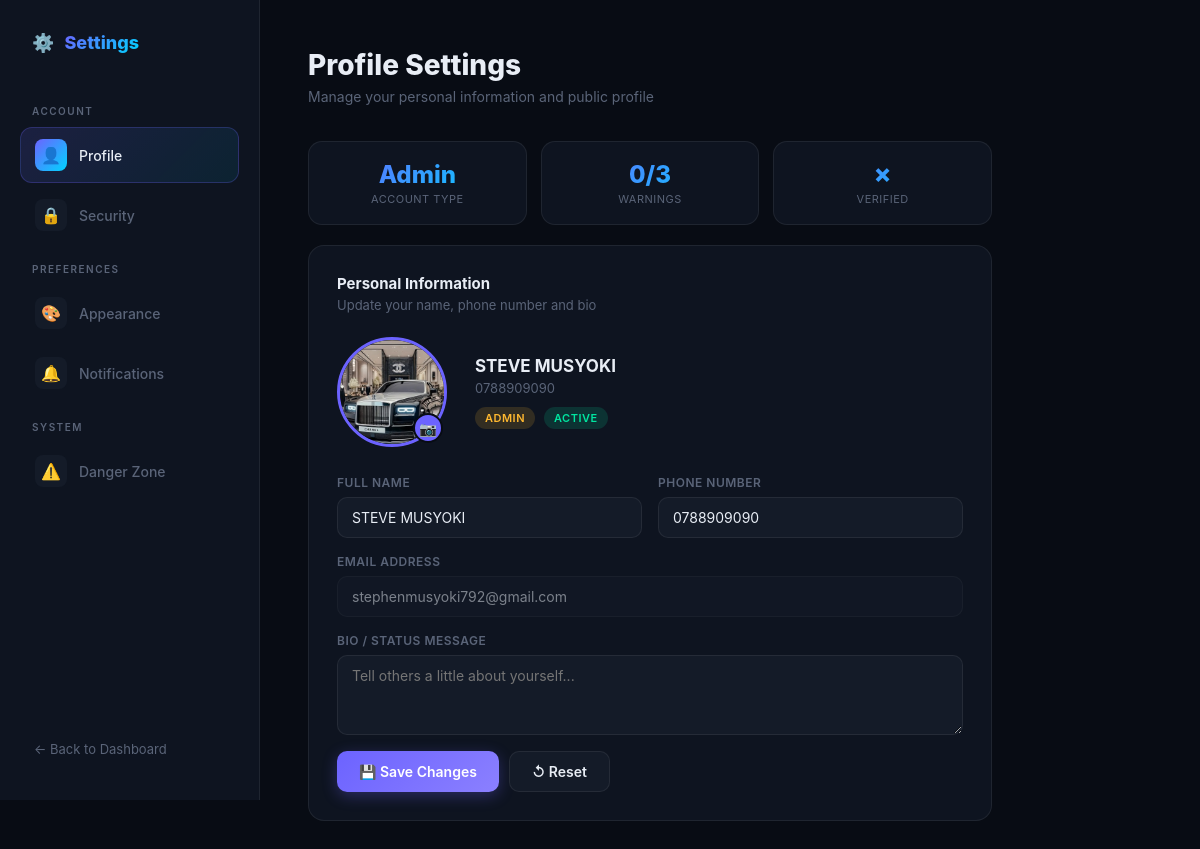
Page /settings.php (signed in) on the committed database.
### tables this page shows
CREATE TABLE `users` (
  `user_id` int(11) NOT NULL,
  `full_name` varchar(255) NOT NULL,
  `username` varchar(255) DEFAULT NULL,
  `name` varchar(100) NOT NULL,
  `email` varchar(100) NOT NULL,
  `phone` varchar(20) DEFAULT NULL,
  `password` varchar(255) NOT NULL,
  `otp_code` varchar(10) DEFAULT NULL,
  `role` varchar(10) DEFAULT 'user',
  `status` varchar(10) DEFAULT 'active',
  `warnings` int(11) DEFAULT 0,
  `status_message` text DEFAULT NULL,
  `profile_pic` varchar(255) DEFAULT 'default.png',
  `is_verified` int(11) DEFAULT 0,
  `is_active` int(11) DEFAULT 0,
  `language` varchar(10) DEFAULT 'en',
  `theme` varchar(10) DEFAULT 'auto'
);

### settings.php (the view, shortened to what this page needs)
<?php
include 'db.php';
$user_id = (int) $_SESSION['user_id'];
$user = $conn->query("SELECT * FROM users WHERE user_id=$user_id")->fetch_assoc();
?>
<!DOCTYPE html>
<html lang="en" data-theme="<?php echo htmlspecialchars($user['theme'] ?? 'dark'); ?>">
<head>
</head>
<body>
<nav class="settings-nav">
  <div class="nav-logo">⚙️ <span>Settings</span></div>
  <div class="nav-section-label">Account</div>
  <div class="nav-item active" onclick="switchPanel('profile', this)"><div class="icon">👤</div> Profile</div>
  <div class="nav-item" onclick="switchPanel('security', this)"><div class="icon">🔒</div> Security</div>
  <div class="nav-section-label">Preferences</div>
  <div class="nav-item" onclick="switchPanel('appearance', this)"><div class="icon">🎨</div> Appearance</div>
  <div class="nav-item" onclick="switchPanel('notifications', this)"><div class="icon">🔔</div> Notifications</div>
  <div class="nav-section-label">System</div>
  <div class="nav-item" onclick="switchPanel('danger', this)"><div class="icon">⚠️</div> Danger Zone</div>
  <a href="dashboard.php" class="nav-back">← Back to Dashboard</a>
</nav>
<main class="main">
  <div class="panel active" id="panel-profile">
    <div class="page-header">
      <h1>Profile Settings</h1>
      <p>Manage your personal information and public profile</p>
    </div>
    <div class="stats-row">
      <div class="stat-card"><div class="stat-val"><?php echo ucfirst($user['role']); ?></div><div class="stat-label">Account Type</div></div>
      <div class="stat-card"><div class="stat-val"><?php echo $user['warnings']; ?>/3</div><div class="stat-label">Warnings</div></div>
      <div class="stat-card"><div class="stat-val"><?php echo $user['is_verified'] ? '✓' : '✗'; ?></div><div class="stat-label">Verified</div></div>
    </div>
    <div class="card">
      <div class="card-title">Personal Information</div>
      <div class="card-desc">Update your name, phone number and bio</div>
      <div class="avatar-section">
        <div class="avatar-wrap" onclick="document.getElementById('avatarInput').click()">
          <img id="avatarPreview" src="uploads/<?php echo htmlspecialchars($user['profile_pic'] ?: 'default.png'); ?>" alt="Avatar">
          <div class="avatar-badge">📷</div>
        </div>
        <div class="avatar-info">
          <h3 id="displayName"><?php echo htmlspecialchars($user['full_name'] ?: $user['name']); ?></h3>
          <p id="displayPhone"><?php echo htmlspecialchars($user['phone'] ?? 'No phone set'); ?></p>
          <span class="info-badge <?php echo $user['role']==='admin'?'badge-admin':'badge-user'; ?>"><?php echo strtoupper($user['role']); ?></span>
          &nbsp;<span class="info-badge badge-active"><?php echo strtoupper($user['status']); ?></span>
        </div>
      </div>
      <div class="form-row">
        <div class="form-group">
          <label>Full Name</label>
          <input type="text" id="fullName" value="<?php echo htmlspecialchars($user['full_name'] ?: $user['name']); ?>" placeholder="Your full name">
        </div>
        <div class="form-group">
          <label>Phone Number</label>
          <input type="tel" id="phone" value="<?php echo htmlspecialchars($user['phone'] ?? ''); ?>" placeholder="+254 700 000 000">
        </div>
      </div>
      <div class="form-group">
        <label>Email Address</label>
        <input type="email" value="<?php echo htmlspecialchars($user['email']); ?>" disabled style="opacity:0.5;cursor:not-allowed;">
      </div>
      <div class="form-group">
        <label>Bio / Status Message</label>
        <textarea id="bio" placeholder="Tell others a little about yourself..."><?php echo htmlspecialchars($user['status_message'] ?? ''); ?></textarea>
      </div>
      <div class="btn-row">
        <button class="btn btn-primary" onclick="saveProfile()">💾 Save Changes</button>
        <button class="btn btn-secondary" onclick="resetProfile()">↺ Reset</button>
      </div>
    </div>
  </div>
</main>
</body>
</html>

### rows in the picture
users: role "Admin", warnings "0", profile_pic (picture), full_name "STEVE MUSYOKI", phone "0788909090", role "ADMIN", status "ACTIVE", email "stephenmusyoki792@gmail.com"
